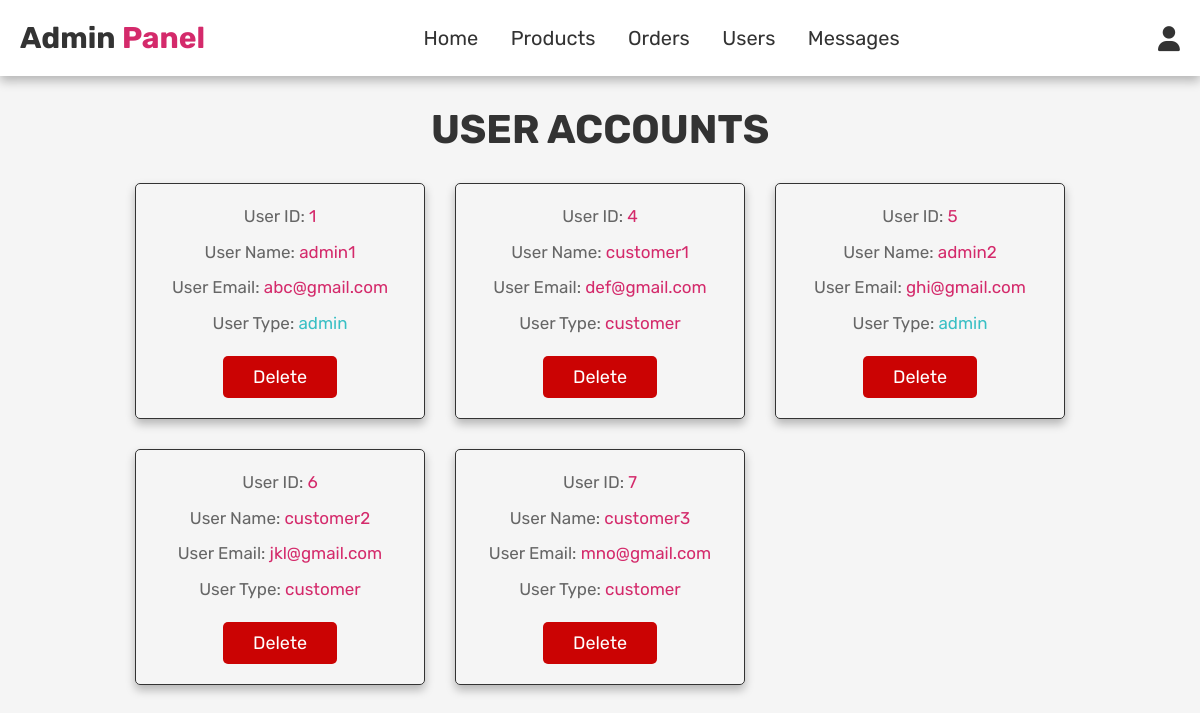
Screenshot of /admin/admin_users.php (signed in) with the database file from the repository.
### tables this page shows
CREATE TABLE `users` (
  `id` int(100) NOT NULL,
  `name` varchar(100) NOT NULL,
  `email` varchar(100) NOT NULL,
  `password` varchar(100) NOT NULL,
  `user_type` varchar(20) NOT NULL DEFAULT 'customer'
);

### admin/admin_users.php (the view, shortened to what this page needs)
<?php
    include_once('../config/config.php');
?>
<!DOCTYPE html>
<html lang="en">
    <head>
        <link rel="stylesheet" href="https://cdnjs.cloudflare.com/ajax/libs/font-awesome/6.1.1/css/all.min.css">
        <link rel="stylesheet" href="../css/admin_style.css?v=<?php echo time(); ?>">
    </head>
    <body>
    <?php include './admin_header.php'; ?>
        <section class="users">
            <h1 class="title">User Accounts</h1>
            <div class="box-container">
                <?php
                $sql_select_users = mysqli_query($conn, "SELECT * FROM users;") or die('Query Failed');
                if(mysqli_num_rows($sql_select_users) > 0){
                    while($fetch_users = mysqli_fetch_assoc($sql_select_users)){
                ?>
                <div class="box">
                    <p>User ID: <span><?php echo $fetch_users['id']; ?></span></p>
                    <p>User Name: <span><?php echo $fetch_users['name']; ?></span></p>
                    <p>User Email: <span><?php echo $fetch_users['email']; ?></span></p>
                    <p>User Type: <span style="color:<?php if($fetch_users['user_type'] == 'admin'){ echo 'var(--orange)'; } ?>"><?php echo $fetch_users['user_type']; ?></span></p>
                    <a href="admin_users.php?delete=<?php echo $fetch_users['id']; ?>" onclick="return confirm('Delete this user?');" class="delete-btn">Delete</a>
                </div>
                <?php
                    }
                }
                else{
                    $message[] = 'No customers registered yet.';
                }
                ?>
            </div>
        </section>
    </body>
</html>

### css/admin_style.css (style rules this page uses)
:root { --purple: #d42a6b; --orange: rgb(56, 191, 196); --red:#cb0303; --black: #333; --light-color:#666; --light-white: #ccc; --light-bg: #f5f5f5; --border: 0.17rem solid var(--black); --box-shadow: 0 0.5rem 1rem rgba(0, 0, 0, 0.265); }
* { box-sizing: border-box; margin: 0; padding: 0; outline: none; border: none; font-family: 'Rubik', sans-serif; text-decoration: none; transition: all 0.1s linear; }
html { font-size: 62.5%; overflow-x: hidden; }
body { background-color: var(--light-bg); }
section { padding: 3rem 2rem; }
.title { text-align: center; margin-bottom: 3rem; text-transform: uppercase; color: var(--black); font-size: 4rem; }
.delete-btn { background-color: var(--red); }
.btn, .option-btn, .delete-btn, .white-btn { display: inline-block; margin-top: 1rem; padding: 1rem 3rem; color: white; font-size: 1.8rem; text-transform: capitalize; border-radius: 0.5rem; cursor: pointer; }
.users .box-container { display: grid; grid-template-columns: repeat(auto-fit, 29rem); gap: 3rem; align-items: flex-start; max-width: 1200px; margin: 0 auto; justify-content: center; }
.users .box-container .box { padding:2rem; border:var(--border); background-color: var(--white); box-shadow: var(--box-shadow); border-radius: .5rem; text-align: center; }
.users .box-container .box p { font-size: 1.7rem; color:var(--light-color); margin-bottom: 1rem; line-height: 1.5; }
.users .box-container .box p span { color:var(--purple); }
.users .box-container .box .delete-btn { margin-top: 0.5; }

### rows the page displays
users: id "1", name "admin1", email "abc@gmail.com", user_type "admin"
users: id "4", name "customer1", email "def@gmail.com", user_type "customer"
users: id "5", name "admin2", email "ghi@gmail.com", user_type "admin"
users: id "6", name "customer2", email "jkl@gmail.com", user_type "customer"
users: id "7", name "customer3", email "mno@gmail.com", user_type "customer"
